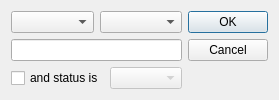
<?xml version="1.0" encoding="UTF-8"?>
<ui version="4.0">
 <class>SearchDialog</class>
 <widget class="QDialog" name="SearchDialog">
  <property name="geometry">
   <rect>
    <x>0</x>
    <y>0</y>
    <width>293</width>
    <height>108</height>
   </rect>
  </property>
  <property name="windowTitle">
   <string>Search</string>
  </property>
  <layout class="QGridLayout" name="gridLayout">
   <property name="sizeConstraint">
    <enum>QLayout::SetFixedSize</enum>
   </property>
   <item row="2" column="0" colspan="2">
    <layout class="QHBoxLayout" name="horizontalLayout">
     <item>
      <widget class="QCheckBox" name="checkBox">
       <property name="text">
        <string>and status is</string>
       </property>
      </widget>
     </item>
     <item>
      <widget class="QComboBox" name="comboBox_Status">
       <property name="enabled">
        <bool>false</bool>
       </property>
      </widget>
     </item>
    </layout>
   </item>
   <item row="0" column="2" rowspan="3">
    <widget class="QDialogButtonBox" name="buttonBox">
     <property name="orientation">
      <enum>Qt::Vertical</enum>
     </property>
     <property name="standardButtons">
      <set>QDialogButtonBox::Cancel|QDialogButtonBox::Ok</set>
     </property>
    </widget>
   </item>
   <item row="0" column="0">
    <widget class="QComboBox" name="comboBox_What"/>
   </item>
   <item row="0" column="1">
    <widget class="QComboBox" name="comboBox_By"/>
   </item>
   <item row="1" column="0" colspan="2">
    <widget class="QLineEdit" name="lineEdit"/>
   </item>
  </layout>
 </widget>
 <tabstops>
  <tabstop>comboBox_What</tabstop>
  <tabstop>comboBox_By</tabstop>
  <tabstop>lineEdit</tabstop>
  <tabstop>checkBox</tabstop>
  <tabstop>comboBox_Status</tabstop>
  <tabstop>buttonBox</tabstop>
 </tabstops>
 <resources/>
 <connections>
  <connection>
   <sender>buttonBox</sender>
   <signal>accepted()</signal>
   <receiver>SearchDialog</receiver>
   <slot>accept()</slot>
   <hints>
    <hint type="sourcelabel">
     <x>204</x>
     <y>98</y>
    </hint>
    <hint type="destinationlabel">
     <x>157</x>
     <y>107</y>
    </hint>
   </hints>
  </connection>
  <connection>
   <sender>buttonBox</sender>
   <signal>rejected()</signal>
   <receiver>SearchDialog</receiver>
   <slot>reject()</slot>
   <hints>
    <hint type="sourcelabel">
     <x>230</x>
     <y>98</y>
    </hint>
    <hint type="destinationlabel">
     <x>286</x>
     <y>107</y>
    </hint>
   </hints>
  </connection>
  <connection>
   <sender>checkBox</sender>
   <signal>toggled(bool)</signal>
   <receiver>comboBox_Status</receiver>
   <slot>setEnabled(bool)</slot>
   <hints>
    <hint type="sourcelabel">
     <x>101</x>
     <y>84</y>
    </hint>
    <hint type="destinationlabel">
     <x>132</x>
     <y>84</y>
    </hint>
   </hints>
  </connection>
 </connections>
</ui>
